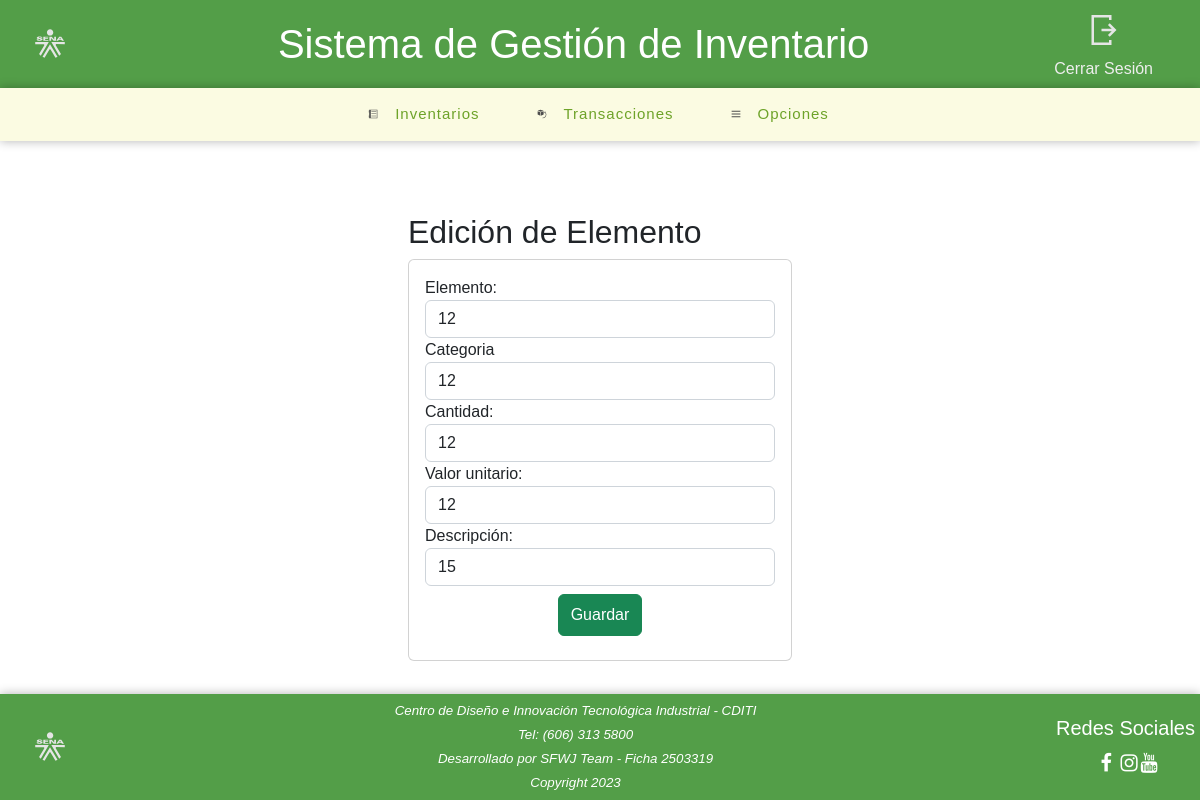
Page /senaback/edicion_elemento/1/ (signed in) on the earlier database version.
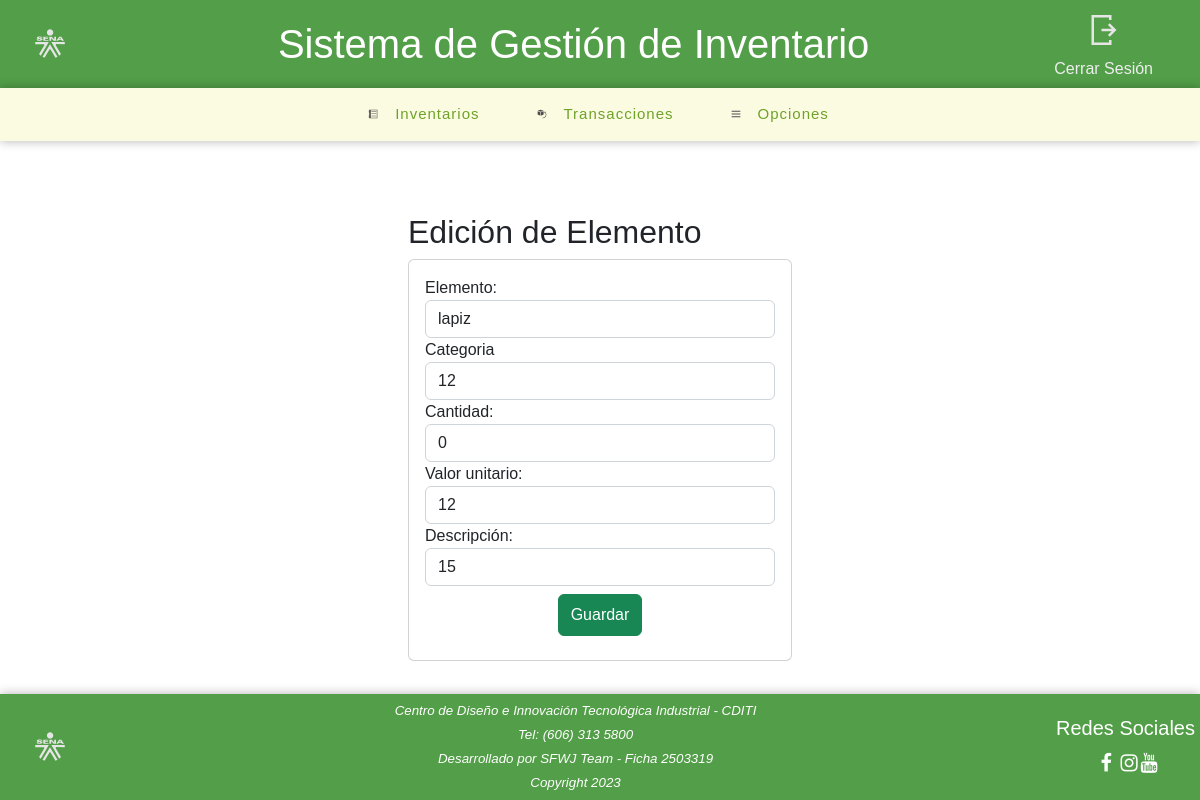
Same page on the later database version.
### senaback/models.py (models this page shows, shortened)
class ElementoConsumible(models.Model):
    nombre_consumible =  models.CharField(max_length=15, unique=True)
    categoria = models.CharField(max_length=25)
    cantidad_total = models.IntegerField()
    valor = models.IntegerField()
    descripcion_elemento =  models.CharField(max_length=30)

### senaback/views.py (the view)
# urls.py: path('edicion_elemento/<int:id>/', views.Edicion_Elementos_Consumibles, name='Edicion_Elementos_Consumibles'),
@login_required
def Edicion_Elementos_Consumibles(request, id):
    if request.method == 'POST':
        _id = request.POST['id']
        nombre_consumible = request.POST['txtnombre_consumible']
        categoria = request.POST['txtcategoria']
        cantidad_total = request.POST['txtcantidad_total']
        valor = request.POST['txtvalor']
        descripcion_elemento = request.POST['txtdescripcion_elemento']
        element_cosumible = ElementoConsumible.objects.get(id=_id)
        element_cosumible.nombre_consumible = nombre_consumible
        element_cosumible.categoria = categoria
        element_cosumible.cantidad_total = cantidad_total
        element_cosumible.valor = valor
        element_cosumible.descripcion_elemento = descripcion_elemento
        element_cosumible.save()
        return redirect('list_consumables')
    else:
        element_consumible = ElementoConsumible.objects.get(id=id)
        return render(request, "senaback/editarElementos.html", {"element_cosumible": element_consumible})

### senaback/templates/senaback/editarElementos.html (shortened to what this page needs)
{% extends "./index_main.html" %}
{% load static %}
{% block css %}
    <link href="{% static 'senaback/css/stylesmain5.css' %}" rel="stylesheet">
{% endblock css %}
{% block content %}
<br>
<br>
<br>
<div class="row">
    <div class="col-md-4 offset-md-4">
        <h2>Edición de Elemento</h2>
        <div class="card">
            <div class="card-body">
                <form action="." method="POST">
                    <div class="form-group">
                        <label for="nombre_consumible">Elemento:</label>
                        <input type="text" name="txtnombre_consumible" value="{{ element_cosumible.nombre_consumible }}" class="form-control" placeholder="Nombre" maxlength="50" required>
                    </div>
                    <div class="form-group">
                        <label for="categoria">Categoria</label>
                        <input type="text" name="txtcategoria" value="{{ element_cosumible.categoria }}" class="form-control" min="1" max="9" maxlength="50" required>
                    </div>
                    <div class="form-group">
                        <label for="cantidad_total">Cantidad:</label>
                        <input type="text" name="txtcantidad_total" value="{{ element_cosumible.cantidad_total }}" class="form-control" min="1" max="9" maxlength="50" required>
                    </div>
                    <div class="form-group">
                        <label for="valor">Valor unitario:</label>
                        <input type="text" name="txtvalor" value="{{ element_cosumible.valor }}" class="form-control" min="1" max="9" maxlength="50" required>
                    </div>
                    <div class="form-group">
                        <label for="descripcion_elemento">Descripción:</label>
                        <input type="text" name="txtdescripcion_elemento" value="{{ element_cosumible.descripcion_elemento }}" class="form-control" min="1" max="9" maxlength="50" required>
                    </div>
                    <div class="form-group">
                        <div class="text-center">
                            <button type="submit" class="btn btn-success text-white my-2 py-2">Guardar</button>
                        </div>
                    </div>
                </form>
            </div>
        </div>
    </div>
</div>
{% endblock %}

Differences in the rows shown:
changed ElementoConsumible: txtnombre_consumible "12" → "lapiz"; txtcantidad_total "12" → "0"
